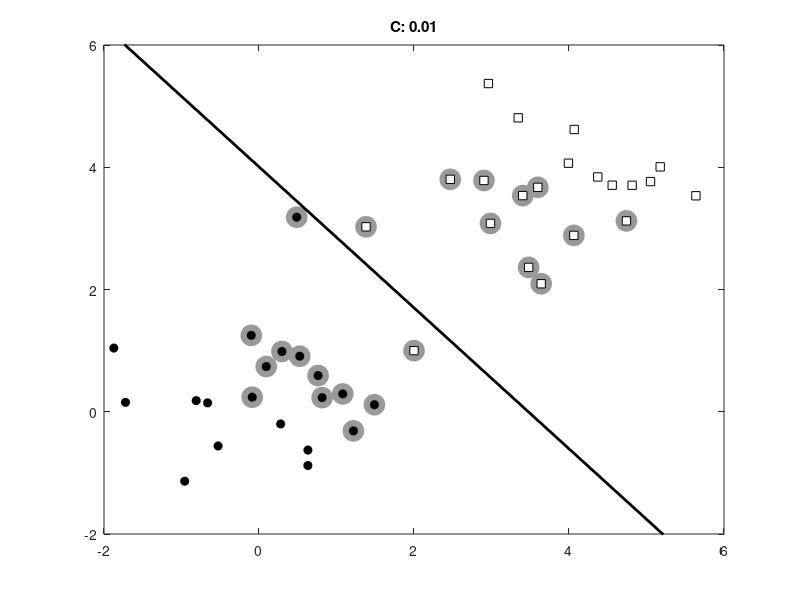

This figure's MATLAB source:
function [ output_args ] = quadprog_svm(  )
clear all;close all;

x = [randn(20,2);randn(20,2)+4];
t = [repmat(-1,20,1);repmat(1,20,1)];
% Add a bad point
x = [x;2 1];
t = [t;1];

ma = {'ko','ks'};
fc = {[0 0 0],[1 1 1]};
tv = unique(t);
figure(1); hold off
for i = 1:length(tv)
    pos = find(t==tv(i));
    plot(x(pos,1),x(pos,2),ma{i},'markerfacecolor',fc{i});
    hold on
end

N = size(x,1);
K = x*x';
H = (t*t').*K + 1e-5*eye(N);
f = repmat(1,N,1);
A = [];b = [];
LB = repmat(0,N,1); UB = repmat(inf,N,1);
Aeq = t';beq = 0;


warning off

Cvals = [10 5 2 1 0.5 0.1 0.05 0.01];
for cv = 1:length(Cvals);
    UB = repmat(Cvals(cv),N,1);
    % Following line runs the SVM
    alpha = quadprog(H,-f,A,b,Aeq,beq,LB,UB);
    % Compute the bias
    fout = sum(repmat(alpha.*t,1,N).*K,1)';
    pos = find(alpha>1e-6);
    bias = mean(t(pos)-fout(pos));
    figure(1);hold off
    pos = find(alpha>1e-6);
    plot(x(pos,1),x(pos,2),'ko','markersize',15,'markerfacecolor',[0.6 0.6 0.6],...
        'markeredgecolor',[0.6 0.6 0.6]);
    hold on
    for i = 1:length(tv)
        pos = find(t==tv(i));
        plot(x(pos,1),x(pos,2),ma{i},'markerfacecolor',fc{i});
    end

    xp = xlim;
    yl = ylim;
    % Because this is a linear SVM, we can compute w and plot the decision
    % boundary exactly.
    w = sum(repmat(alpha.*t,1,2).*x,1)';
    yp = -(bias + w(1)*xp)/w(2);
    plot(xp,yp,'k','linewidth',2);
    ylim(yl);
    ti = sprintf('C: %g',Cvals(cv));
    title(ti);
end
end

